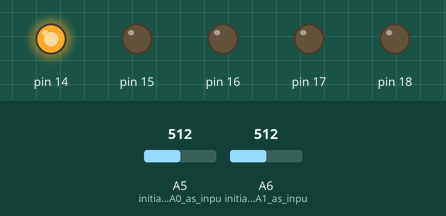
Recording of a sketch running on a simulated Arduino Nano, built with avr-gcc and run on an emulated ATmega328P. On the bench: output pins drawn as LEDs (lit = HIGH). Inputs (shaded band) come from the test bench; at power-on: A5 (initialize_pin_A0_as_inpu) = 512, A6 (initialize_pin_A1_as_inpu) = 512. Storage starts empty.

Above: at 0.07 s.
At 0.63 s:
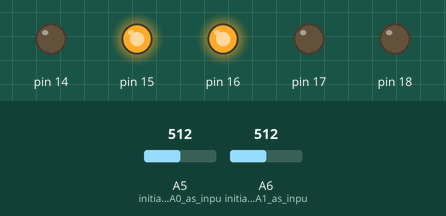
At 1.3 s:
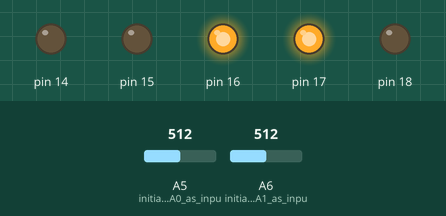
Timing chart, 0 to 2.8 s (numbered marks = the images above):
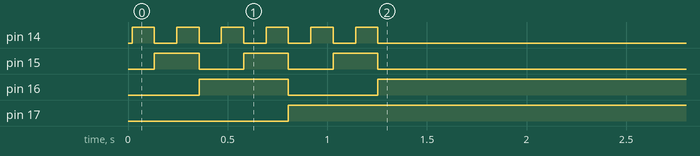

The sketch:

ckt_chk_4.ino
```cpp
// Analog 005 set to outputs, then control multiplexer using port manipulation
// removing the need of serial communication
// time stamp added
//ADG732 32:1 MUX is used to select one of the solar samples


#include <SPI.h>
#include <SD.h>

int mux_start= 01;// to use the selected channels for operation,use 01,02 format
int mux_end= 13;//mux_end+1
unsigned int delay_time = 1000 * 60 * 1; //1 min delay
int sample=1; //number of samples to read
float volt_ref = 5;//measured from the vrefpin of arduino.4.02859, 3.98, 4.24
int volt_div_factor = 4;

const int chipSelect = 4; //SD card CS D4

//Global current , voltage variables
float volt1 =0;
float current =0;

unsigned int time_stamp=0;

void setup()
{

  pinMode(A5, INPUT); //initialize pin A0 as input
  pinMode(A6, INPUT); //initialize pin A1 as input
  DDRC=   DDRC | B011111; // set PORTC (analog A4-A0) to outputs

  // see if the card is present and can be initialized:
  if (!SD.begin(chipSelect)) {
    // don't do anything more:
    return;
  }


}

void loop()
{
  //select first MUX lines one by one
//int mux_sel;

      for (int mux_sel = mux_start; mux_sel < mux_end; mux_sel++) {
      PORTC = mux_sel;
      delay(100);//small wait after selecting mux
      current_read();
      //voltage_read();
      datalogger(time_stamp, mux_sel, volt1, current);

      } //for loop

delay(delay_time); //wait for some time after measureing all the channels
      //mux_sel = mux_start;
      time_stamp++ ;

}//loop
```

current_read.ino
```cpp
void current_read(){

//this works fine with the inbuilt ADC of arduino.
//analog voltage read
// analog pin A5,A61 is used for input


float sum1 = 0; //
float sum2 = 0; //
volt1 =0;
float volt2 =0;
current =0;
for(int i=0;i<sample;i++)
{
sum1+=analogRead(A5); //read the voltage from the divider circuit
sum2+=analogRead(A6); //read the ammeter
}
sum1=sum1/sample;
volt1=volt_div_factor*sum1*volt_ref/1024; //0-5 is divided into 0-1024
sum2=sum2/sample;
volt2=sum2*4.24/1024; //4.24 is ref voltage wrt current measure.
current=2*5.85*volt2; //mA measure equation

}
```

datalogger.ino
```cpp
/*
  SD card datalogger
 This example shows how to log data
 to an SD card using the SD library.
 The circuit:
 * analog sensors on analog ins 0, 1, and 2
 * SD card attached to SPI bus as follows:
 ** MOSI - pin D11
 ** MISO - pin D12
 ** CLK - pin D13
 ** CS - pin D4
 */


void datalogger(unsigned int time_stamp_n, int mux_ch, float voltage_V , float current_mA){
   // make a string for assembling the data to log:
  String dataString = "";

   dataString = dataString +String(time_stamp_n)+ ","+ "Ch_" + String(mux_ch) + "," + String(voltage_V) + "," + String(current_mA);

  // open the file. note that only one file can be open at a time,
  // so you have to close this one before opening another.
  File dataFile = SD.open("datalog.txt", FILE_WRITE);

  // if the file is available, write to it:
  if (dataFile) {
    dataFile.println(dataString);
    dataFile.close();

  }
  // if the file isn't open, pop up an error:
  else {
return;
  }

}
```

voltage_read.ino
```cpp
void voltage_read(){


}
```

Measured:
- by itself, pin 14: alternates HIGH for 0.11 s and LOW for 0.11 s, 12 changes in all, then stays LOW
- by itself, pin 15: alternates HIGH for 0.22 s and LOW for 0.22 s, 6 changes in all, then stays LOW
- by itself, pin 16: LOW → HIGH at 0.36 s, → LOW 0.45 s later, → HIGH 0.45 s later
- by itself, pin 17: LOW → HIGH at 0.81 s
